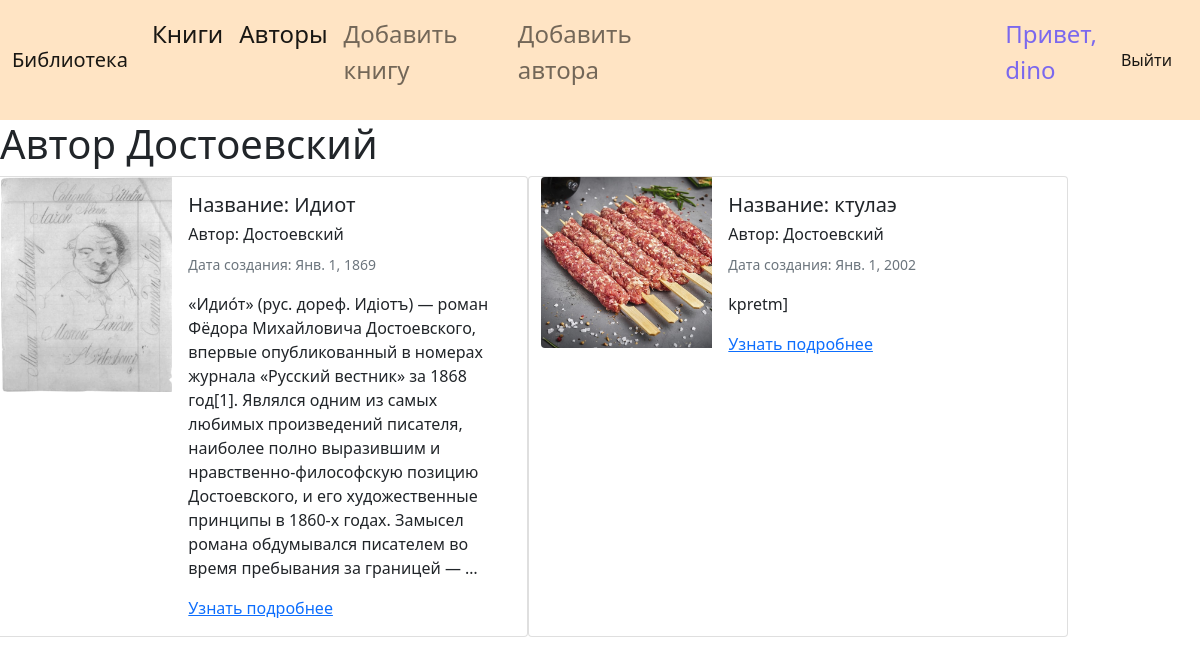
Page /author/3/ (signed in) on the committed database.
### mainapp/models.py (models this page shows, shortened)
class Author(models.Model):
    slug = models.SlugField(max_length=250, db_index=True, blank=True, verbose_name="URL", unique=True,
                            help_text="Оставьте поле пустым, оно генерируется автоматически")
    first_name = models.CharField(max_length=255, verbose_name="Имя")
    surname = models.CharField(max_length=255, verbose_name="Фамилия")
    patronymic = models.CharField(max_length=255, verbose_name="Отчество")
    image = models.ImageField(upload_to="author/%Y/%m/d", verbose_name="Изображение")
    date_of_birth = models.DateField(verbose_name="Дата рождения")
    def __str__(self):
        return self.surname
    class Meta:
        ordering = ['surname']
        verbose_name = "Автор"
        verbose_name_plural = "Авторы"

class Book(models.Model):
    title = models.CharField(max_length=255, verbose_name="Название")
    slug = models.SlugField(max_length=250, db_index=True, blank=True, verbose_name="URL", unique=True,
                            help_text="Оставьте поле пустым, оно генерируется автоматически")
    author = models.ForeignKey('Author', on_delete=models.SET_NULL, null=True, verbose_name="Автор",
                               help_text="Если нет подходящего автора, добавьте его собственноручно")
    description = models.TextField(verbose_name="Описание")
    image = models.ImageField(upload_to="books/%Y/%m/d", verbose_name="Изображение")
    issue_date = models.DateField(verbose_name="Дата выпуска", help_text="Формат: дд.мм.год")
    genre = models.ManyToManyField('Genre', verbose_name="Жанр", help_text="Для того чтобы выбрать несколько жанров, "
                                                                           "зажмите клавишу ctrl")
    def get_absolute_url(self):
        return reverse('view_book', kwargs={'slug': self.slug})
    class Meta:
        ordering = ['author', 'issue_date']
        verbose_name = "Книга"
        verbose_name_plural = "Книги"

### mainapp/views.py (the view)
# urls.py: path('author/<int:author_id>/', BooksByAuthor.as_view(), name="author"),
class BooksByAuthor(ListView):
    model = Book
    template_name = "mainapp/books_by_author.html"
    context_object_name = "books"
    paginate_by = 12
    allow_empty = False
    def get_context_data(self, *, object_list=None, **kwargs):
        context = super().get_context_data()
        context['title'] = Author.objects.get(pk=self.kwargs['author_id'])
        return context
    def get_queryset(self):
        return Book.objects.filter(author_id=self.kwargs['author_id'])

### mainapp/templates/mainapp/books_by_author.html (shortened to what this page needs)
{% extends 'base.html' %}
{% load static %}
{% block content %}
<h1>Автор {{ title }}</h1>
<div class="card-group">
    <div class="row">
    {% for book in books %}
        <div class="card mb-3" style="max-width: 540px;">
          <div class="row g-0">
            <div class="col-md-4">
              <img src="{{ book.image.url }}" class="img-fluid rounded-start" alt="{{book.title }}">
            </div>
            <div class="col-md-8">
              <div class="card-body">
                <h5 class="card-title">Название:  {{ book.title }}</h5>
                <h6 class="card-title">Автор: {{ book.author }}</h6>
                <p class="card-text"><small class="text-muted">Дата создания: {{ book.issue_date }}</small></p>
                <p class="card-text">{{book.description|linebreaks|truncatewords:50 }}</p>
                <a href="{{ book.get_absolute_url }}">Узнать подробнее</a>
              </div>
            </div>
          </div>
        </div>
    {% endfor %}
    </div>
</div>
{% endblock %}

### mainapp/templates/inc/_nav.html (shortened to what this page needs)
{% load static %}
<link type="text/css" href="{% static 'mainapp/css/styles.css' %}" rel='stylesheet'>
<nav id="bar" class="navbar navbar-expand-lg navbar-light" style="background-color: #ffe4c4;">
  <div class="container-fluid">
    <a class="navbar-brand" href="{% url 'home' %}">Библиотека</a>
    <div class="collapse navbar-collapse" id="navbarText">
      <ul class="navbar-nav me-auto mb-2 mb-lg-0">
        <li class="nav-item">
          <a id="ii" class="nav-link active" aria-current="page" href="{% url 'home' %}">Книги</a>
        </li>
        <li>
          <a id="ia" class="nav-link active" aria-current="page" href="{% url 'authors' %}">Авторы</a>
        </li>
        {% if user.is_authenticated %}
          <li class="nav-item">
            <a id="io" class="nav-link" href="{% url 'add_book' %}">Добавить книгу</a>
          </li>
          <li class="nav-item">
            <a id="iy" class="nav-link" href="{% url 'add_author' %}">Добавить автора</a>
          </li>
           <li class="nav-item">
            <p class="nav-link" id="hello">Привет, {{ user.username }}</p>
          </li>
        {% endif %}
      </ul>
      <span class="navbar-text">
        {% if user.is_authenticated %}
          <a class="nav-link" href="{% url 'logout' %} ">Выйти</a>
        {% else %}
          <a class="nav-link" href="{% url 'login' %}">Авторизация</a>
        {% endif %}
      </span>
    </div>
  </div>
</nav>

### mainapp/static/mainapp/css/styles.css (style rules this page uses)
#hello { color: #7b68ee; font-size: 150%; margin-left:300px; }
#ii { font-size:150%; }
#ia { font-size:150%; }
#io { font-size:150%; }
#iy { font-size:150%; }

### rows in the picture
Author: surname "Достоевский"
Book: image (picture), title "Идиот", author "Достоевский", issue_date "Янв. 1, 1869", description "«Идио́т» (рус. дореф. Идiотъ) — роман Фёдора Михайловича Достоевского, впервые опубликованный в номерах журнала «Русский вестник» за 1868 год[1]. Являлся одним из самых любимых произведений писателя, наиболее полно выразившим и нравственно-философскую позицию Достоевского, и его художественные принципы в 1860-х годах. Замысел романа обдумывался писателем во время пребывания за границей — …"
Book: image (picture), title "ктулаэ", author "Достоевский", issue_date "Янв. 1, 2002", description "kpretm]"

### other values in the picture
{{ user.username }} "dino"
